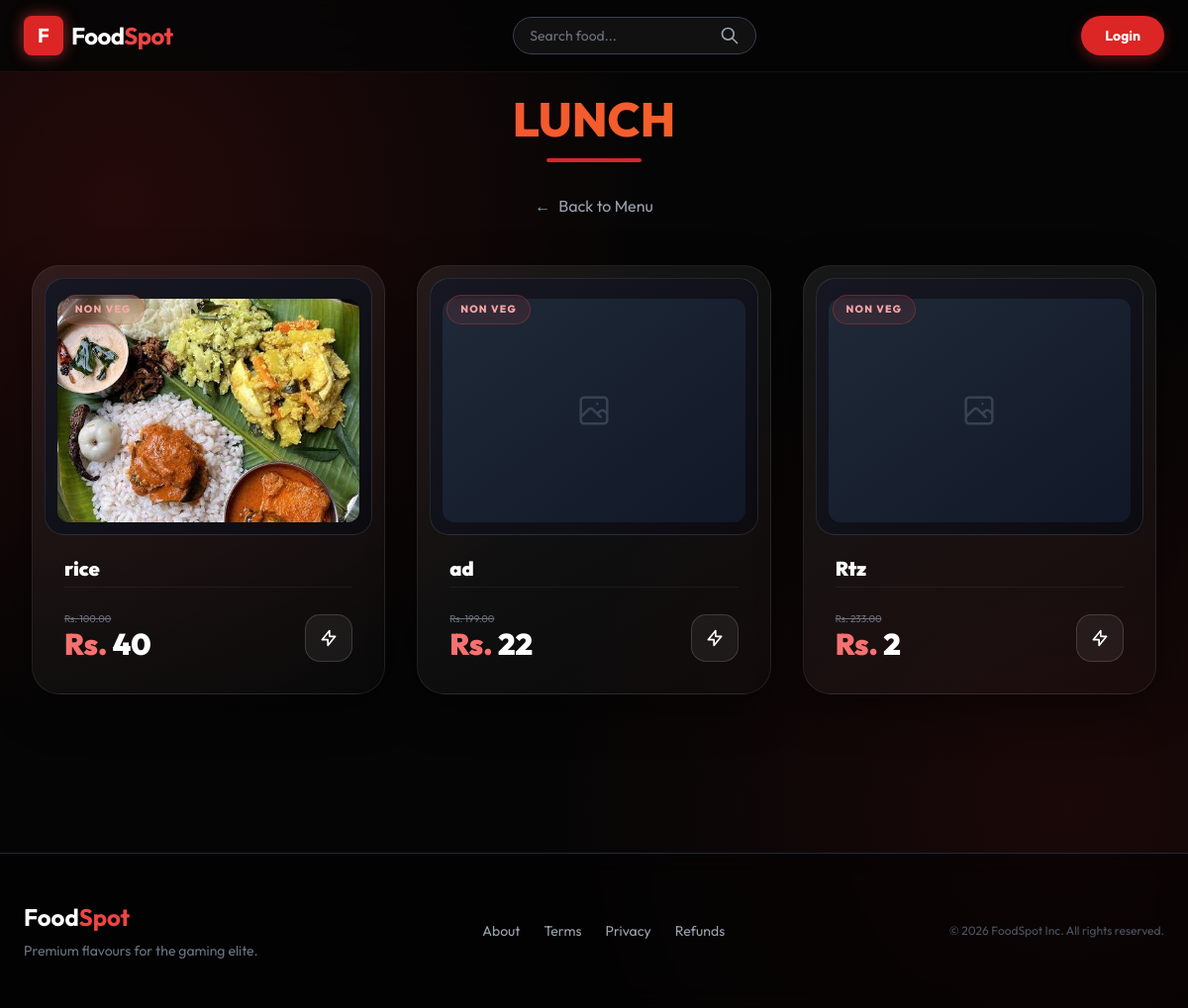
The page /category/2/ on the database as committed earlier.
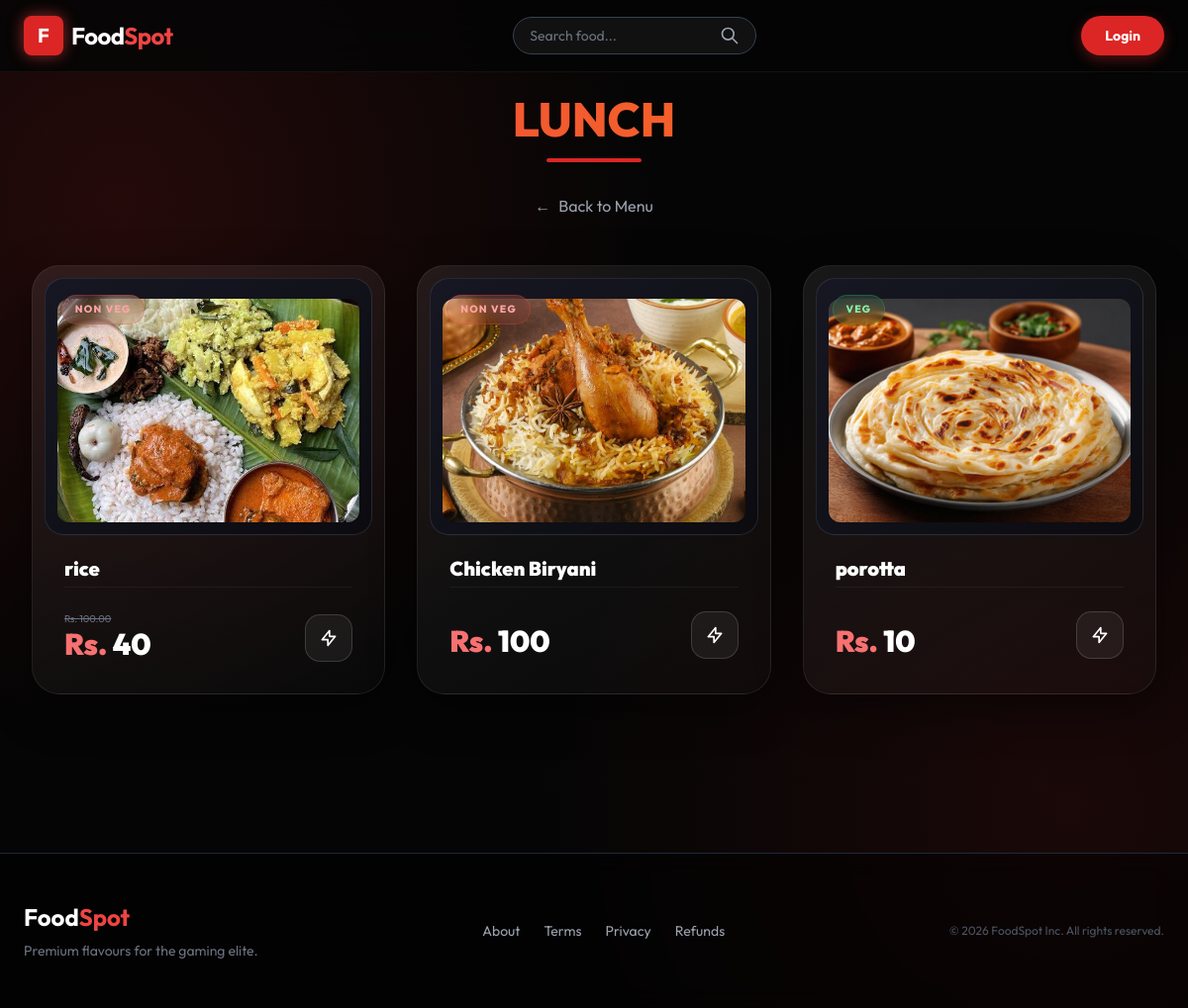
The same page on the database as committed later.
### menu/models.py (models this page shows, shortened)
class Product(models.Model):
    category = models.ForeignKey(Category, on_delete=models.CASCADE)
    name = models.CharField(max_length=150, null=False, blank=False)
    product_image = models.ImageField(upload_to='images', null=True, blank=True)
    quantity = models.IntegerField(null=False, blank=False, default=0)
    original_price = models.DecimalField(max_digits=10, decimal_places=2, null=False)
    selling_price = models.DecimalField(max_digits=10, decimal_places=2, null=False)
    description = models.TextField(max_length=300, null=False)
    is_veg = models.BooleanField(default=False)
    is_active = models.BooleanField(default=True)

### menu/views.py (the view)
# urls.py: path("category/<int:pk>/", CategoryDetailView.as_view(), name="category_detail"),
@method_decorator(never_cache, name="dispatch")
class CategoryDetailView(View):
    def get(self, request, pk):
        category = Category.objects.get(id=pk)
        products = Product.objects.filter(category=category, is_active=True)
        return render(request, "menu/category_detail.html", {
            "name": category,
            "data": products
        })

### menu/models.py (called while the page is built)
    def __str__(self):
        return self.name

### menu/templates/menu/category_detail.html (shortened to what this page needs)
{% extends "menu/base.html" %}
{% block content %}
<div class="mb-12 text-center">
    <h1 class="text-5xl font-extrabold text-transparent bg-clip-text bg-gradient-to-r from-red-500 to-orange-500 mb-4">
    </h1>
    <div class="h-1 w-24 bg-red-600 mx-auto rounded-full"></div>
    <div class="mt-8">
        <a href="{% url 'home' %}" class="text-gray-400 hover:text-white transition flex items-center justify-center gap-2 group">
            <span class="group-hover:-translate-x-1 transition">&larr;</span> Back to Menu
        </a>
    </div>
</div>
<div class="grid grid-cols-1 sm:grid-cols-2 md:grid-cols-3 xl:grid-cols-4 gap-8 mb-20 fade-in">
    {% for prod in data %}
    <article class="theme-card group p-3" style="--accent-color: {% if prod.is_veg %}34,197,94{% else %}239,68,68{% endif %};">
        <div class="relative h-[260px] overflow-hidden theme-media p-3 pt-5">
            <div class="absolute top-4 left-4 z-20">
                <span class="theme-chip {% if prod.is_veg %}text-green-300 border-green-500/30 bg-green-500/10{% else %}text-red-300 border-red-500/30 bg-red-500/10{% endif %}">
                    {% if prod.is_veg %}Veg{% else %}Non Veg{% endif %}
                </span>
            </div>
            <a href="{% url 'product_detail' prod.id %}" class="block w-full h-full">
                {% if prod.product_image %}
                <img src="{{ prod.product_image.url }}" class="w-full h-full object-cover rounded-xl transform group-hover:scale-105 transition duration-[1.2s] ease-out">
                {% else %}
                <div class="w-full h-full bg-gradient-to-br from-gray-800 to-gray-900 rounded-xl flex items-center justify-center">
                </div>
                {% endif %}
            </a>
        </div>
        <div class="p-5">
            <h3 class="text-xl font-black text-white truncate mb-1 group-hover:text-red-300 transition">{{ prod.name }}</h3>
            <div class="flex items-end justify-between border-t border-white/5 pt-6">
                <div class="flex flex-col">
                    {% if prod.selling_price < prod.original_price %}
                    <span class="text-[10px] text-gray-500 line-through">Rs. {{ prod.original_price }}</span>
                    {% endif %}
                    <span class="text-3xl font-black text-white"><span class="text-red-400">Rs.</span> {{ prod.selling_price|floatformat:0 }}</span>
                </div>
                <a href="{% url 'buy' prod.id %}" class="theme-btn-ghost w-12 h-12 flex items-center justify-center active:scale-90">
                    <svg xmlns="http://www.w3.org/2000/svg" class="h-5 w-5" fill="none" viewBox="0 0 24 24" stroke="currentColor">
                        <path stroke-linecap="round" stroke-linejoin="round" stroke-width="2" d="M13 10V3L4 14h7v7l9-11h-7z" />
                    </svg>
                </a>
            </div>
        </div>
    </article>
    {% endfor %}
</div>
{% endblock %}

Rows that differ between the two databases and show on the page:
removed Product: is_veg "NON VEG", name "ad", original_price "199.00", selling_price "22"
removed Product: is_veg "NON VEG", name "Rtz", original_price "233.00", selling_price "2"
added Product: is_veg "NON VEG", product_image (picture), name "Chicken Biryani", selling_price "100"
added Product: is_veg "VEG", product_image (picture), name "porotta", selling_price "10"
